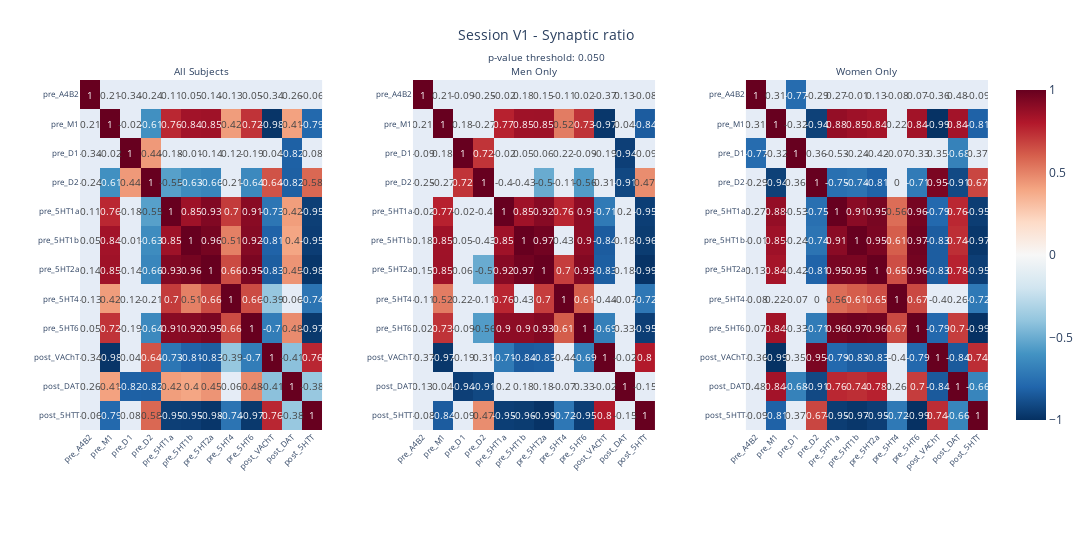

Write notebook code for a chart like this one.
### Code cell
#| label: fig3cell

from Dash_client import DashNeuroTmapClient
import plotly.io as pio
pio.renderers.default = "plotly_mimetype"

client = DashNeuroTmapClient(dash_url="https://stroke-dashboard.onrender.com")
client.create_interactive_correlation_viewer(
    session='V1',
    system_type='Synaptic ratio'
)

#The following line enables the dropdown options.
#client.create_correlation_interface()

### Figure 1 — Plotly figure (JSON) as saved in the notebook; plotly's stock layout.template omitted (floating-point values rounded to 4 significant figures; data arrays with more than 128 entries replaced by an {"elided": "..."} marker saying what was removed)
{"data": [{"colorscale": [[0, "rgb(5,48,97)"], [0.1, "rgb(33,102,172)"], [0.2, "rgb(67,147,195)"], [0.3, "rgb(146,197,222)"], [0.4, "rgb(209,229,240)"], [0.5, "rgb(247,247,247)"], [0.6, "rgb(253,219,199)"], [0.7, "rgb(244,165,130)"], [0.8, "rgb(214,96,77)"], [0.9, "rgb(178,24,43)"], [1, "rgb(103,0,31)"]], "hovertemplate": "Variable X: %{x}<br>Variable Y: %{y}<br>Correlation: %{text}<br><extra></extra>", "showscale": false, "text": {"elided": "12x12 float values"}, "textfont": {"size": 10}, "texttemplate": "%{text}", "type": "heatmap", "x": ["pre_A4B2", "pre_M1", "pre_D1", "pre_D2", "pre_5HT1a", "pre_5HT1b", "pre_5HT2a", "pre_5HT4", "pre_5HT6", "post_VAChT", "post_DAT", "post_5HTT"], "xaxis": "x", "y": ["pre_A4B2", "pre_M1", "pre_D1", "pre_D2", "pre_5HT1a", "pre_5HT1b", "pre_5HT2a", "pre_5HT4", "pre_5HT6", "post_VAChT", "post_DAT", "post_5HTT"], "yaxis": "y", "z": {"elided": "12x12 float values"}, "zmax": 1, "zmin": -1}, {"colorscale": [[0, "rgb(5,48,97)"], [0.1, "rgb(33,102,172)"], [0.2, "rgb(67,147,195)"], [0.3, "rgb(146,197,222)"], [0.4, "rgb(209,229,240)"], [0.5, "rgb(247,247,247)"], [0.6, "rgb(253,219,199)"], [0.7, "rgb(244,165,130)"], [0.8, "rgb(214,96,77)"], [0.9, "rgb(178,24,43)"], [1, "rgb(103,0,31)"]], "hovertemplate": "Variable X: %{x}<br>Variable Y: %{y}<br>Correlation: %{text}<br><extra></extra>", "showscale": false, "text": {"elided": "12x12 float values"}, "textfont": {"size": 10}, "texttemplate": "%{text}", "type": "heatmap", "x": ["pre_A4B2", "pre_M1", "pre_D1", "pre_D2", "pre_5HT1a", "pre_5HT1b", "pre_5HT2a", "pre_5HT4", "pre_5HT6", "post_VAChT", "post_DAT", "post_5HTT"], "xaxis": "x2", "y": ["pre_A4B2", "pre_M1", "pre_D1", "pre_D2", "pre_5HT1a", "pre_5HT1b", "pre_5HT2a", "pre_5HT4", "pre_5HT6", "post_VAChT", "post_DAT", "post_5HTT"], "yaxis": "y2", "z": {"elided": "12x12 float values"}, "zmax": 1, "zmin": -1}, {"colorscale": [[0, "rgb(5,48,97)"], [0.1, "rgb(33,102,172)"], [0.2, "rgb(67,147,195)"], [0.3, "rgb(146,197,222)"], [0.4, "rgb(209,229,240)"], [0.5, "rgb(247,247,247)"], [0.6, "rgb(253,219,199)"], [0.7, "rgb(244,165,130)"], [0.8, "rgb(214,96,77)"], [0.9, "rgb(178,24,43)"], [1, "rgb(103,0,31)"]], "hovertemplate": "Variable X: %{x}<br>Variable Y: %{y}<br>Correlation: %{text}<br><extra></extra>", "showscale": true, "text": {"elided": "12x12 float values"}, "textfont": {"size": 10}, "texttemplate": "%{text}", "type": "heatmap", "x": ["pre_A4B2", "pre_M1", "pre_D1", "pre_D2", "pre_5HT1a", "pre_5HT1b", "pre_5HT2a", "pre_5HT4", "pre_5HT6", "post_VAChT", "post_DAT", "post_5HTT"], "xaxis": "x3", "y": ["pre_A4B2", "pre_M1", "pre_D1", "pre_D2", "pre_5HT1a", "pre_5HT1b", "pre_5HT2a", "pre_5HT4", "pre_5HT6", "post_VAChT", "post_DAT", "post_5HTT"], "yaxis": "y3", "z": {"elided": "12x12 float values"}, "zmax": 1, "zmin": -1}], "layout": {"annotations": [{"font": {"size": 10}, "showarrow": false, "text": "All Subjects", "x": 0.1333, "xanchor": "center", "xref": "paper", "y": 1, "yanchor": "bottom", "yref": "paper"}, {"font": {"size": 10}, "showarrow": false, "text": "Men Only", "x": 0.5, "xanchor": "center", "xref": "paper", "y": 1, "yanchor": "bottom", "yref": "paper"}, {"font": {"size": 10}, "showarrow": false, "text": "Women Only", "x": 0.8667, "xanchor": "center", "xref": "paper", "y": 1, "yanchor": "bottom", "yref": "paper"}], "height": 550, "margin": {"b": 120, "l": 80, "r": 80, "t": 80}, "showlegend": false, "title": {"font": {"size": 14}, "text": "Session V1 - Synaptic ratio<br><sub>p-value threshold: 0.050</sub>", "x": 0.5, "xanchor": "center"}, "width": 1300, "xaxis": {"anchor": "y", "domain": [0, 0.2667], "showgrid": false, "side": "bottom", "tickangle": -45, "tickfont": {"size": 8}}, "xaxis2": {"anchor": "y2", "domain": [0.3667, 0.6333], "showgrid": false, "side": "bottom", "tickangle": -45, "tickfont": {"size": 8}}, "xaxis3": {"anchor": "y3", "domain": [0.7333, 1], "showgrid": false, "side": "bottom", "tickangle": -45, "tickfont": {"size": 8}}, "yaxis": {"anchor": "x", "autorange": "reversed", "domain": [0, 1], "showgrid": false, "tickfont": {"size": 8}}, "yaxis2": {"anchor": "x2", "autorange": "reversed", "domain": [0, 1], "showgrid": false, "tickfont": {"size": 8}}, "yaxis3": {"anchor": "x3", "autorange": "reversed", "domain": [0, 1], "showgrid": false, "tickfont": {"size": 8}}}}
